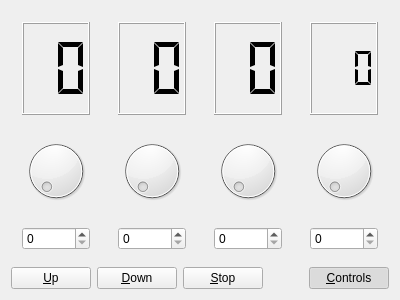
<?xml version="1.0" encoding="UTF-8"?>
<ui version="4.0">
 <class>Dialog</class>
 <widget class="QMainWindow" name="Dialog">
  <property name="geometry">
   <rect>
    <x>0</x>
    <y>0</y>
    <width>400</width>
    <height>300</height>
   </rect>
  </property>
  <property name="contextMenuPolicy">
   <enum>Qt::PreventContextMenu</enum>
  </property>
  <property name="windowTitle">
   <string>Melno</string>
  </property>
  <property name="inputMethodHints">
   <set>Qt::ImhTime</set>
  </property>
  <widget class="QWidget" name="centralWidget">
   <layout class="QVBoxLayout" name="verticalLayout">
    <item>
     <layout class="QHBoxLayout" name="horizontalLayout">
      <item>
       <widget class="QWidget" name="verticalWidget_0" native="true">
        <property name="sizePolicy">
         <sizepolicy hsizetype="Preferred" vsizetype="Expanding">
          <horstretch>0</horstretch>
          <verstretch>0</verstretch>
         </sizepolicy>
        </property>
        <layout class="QVBoxLayout" name="verticalLayout_2">
         <item>
          <widget class="QLCDNumber" name="lcdNumber_0">
           <property name="frameShape">
            <enum>QFrame::Box</enum>
           </property>
           <property name="frameShadow">
            <enum>QFrame::Raised</enum>
           </property>
           <property name="smallDecimalPoint">
            <bool>false</bool>
           </property>
           <property name="digitCount">
            <number>2</number>
           </property>
           <property name="segmentStyle">
            <enum>QLCDNumber::Flat</enum>
           </property>
          </widget>
         </item>
         <item>
          <widget class="QDial" name="dial_0">
           <property name="maximum">
            <number>99</number>
           </property>
           <property name="invertedAppearance">
            <bool>false</bool>
           </property>
           <property name="invertedControls">
            <bool>false</bool>
           </property>
          </widget>
         </item>
         <item>
          <widget class="QSpinBox" name="spinBox_0">
           <property name="maximum">
            <number>99</number>
           </property>
          </widget>
         </item>
        </layout>
       </widget>
      </item>
      <item>
       <widget class="QWidget" name="verticalWidget_1" native="true">
        <property name="sizePolicy">
         <sizepolicy hsizetype="Preferred" vsizetype="Expanding">
          <horstretch>0</horstretch>
          <verstretch>0</verstretch>
         </sizepolicy>
        </property>
        <layout class="QVBoxLayout" name="verticalLayout_0">
         <item>
          <widget class="QLCDNumber" name="lcdNumber_1">
           <property name="frameShape">
            <enum>QFrame::Box</enum>
           </property>
           <property name="frameShadow">
            <enum>QFrame::Raised</enum>
           </property>
           <property name="smallDecimalPoint">
            <bool>false</bool>
           </property>
           <property name="digitCount">
            <number>2</number>
           </property>
           <property name="segmentStyle">
            <enum>QLCDNumber::Flat</enum>
           </property>
          </widget>
         </item>
         <item>
          <widget class="QDial" name="dial_1">
           <property name="maximum">
            <number>59</number>
           </property>
           <property name="invertedAppearance">
            <bool>false</bool>
           </property>
           <property name="invertedControls">
            <bool>false</bool>
           </property>
          </widget>
         </item>
         <item>
          <widget class="QSpinBox" name="spinBox_1">
           <property name="maximum">
            <number>59</number>
           </property>
          </widget>
         </item>
        </layout>
       </widget>
      </item>
      <item>
       <widget class="QWidget" name="verticalWidget_2" native="true">
        <property name="sizePolicy">
         <sizepolicy hsizetype="Preferred" vsizetype="Expanding">
          <horstretch>0</horstretch>
          <verstretch>0</verstretch>
         </sizepolicy>
        </property>
        <layout class="QVBoxLayout" name="verticalLayout_1">
         <item>
          <widget class="QLCDNumber" name="lcdNumber_2">
           <property name="frameShape">
            <enum>QFrame::Box</enum>
           </property>
           <property name="frameShadow">
            <enum>QFrame::Raised</enum>
           </property>
           <property name="smallDecimalPoint">
            <bool>false</bool>
           </property>
           <property name="digitCount">
            <number>2</number>
           </property>
           <property name="segmentStyle">
            <enum>QLCDNumber::Flat</enum>
           </property>
          </widget>
         </item>
         <item>
          <widget class="QDial" name="dial_2">
           <property name="maximum">
            <number>59</number>
           </property>
           <property name="invertedAppearance">
            <bool>false</bool>
           </property>
           <property name="invertedControls">
            <bool>false</bool>
           </property>
          </widget>
         </item>
         <item>
          <widget class="QSpinBox" name="spinBox_2">
           <property name="maximum">
            <number>59</number>
           </property>
          </widget>
         </item>
        </layout>
       </widget>
      </item>
      <item>
       <widget class="QWidget" name="verticalWidget_3" native="true">
        <property name="sizePolicy">
         <sizepolicy hsizetype="Preferred" vsizetype="Expanding">
          <horstretch>0</horstretch>
          <verstretch>0</verstretch>
         </sizepolicy>
        </property>
        <layout class="QVBoxLayout" name="verticalLayout_3">
         <item>
          <widget class="QLCDNumber" name="lcdNumber_3">
           <property name="frameShape">
            <enum>QFrame::Box</enum>
           </property>
           <property name="frameShadow">
            <enum>QFrame::Raised</enum>
           </property>
           <property name="smallDecimalPoint">
            <bool>false</bool>
           </property>
           <property name="digitCount">
            <number>3</number>
           </property>
           <property name="segmentStyle">
            <enum>QLCDNumber::Flat</enum>
           </property>
          </widget>
         </item>
         <item>
          <widget class="QDial" name="dial_3">
           <property name="maximum">
            <number>999</number>
           </property>
           <property name="invertedAppearance">
            <bool>false</bool>
           </property>
           <property name="invertedControls">
            <bool>false</bool>
           </property>
          </widget>
         </item>
         <item>
          <widget class="QSpinBox" name="spinBox_3">
           <property name="maximum">
            <number>999</number>
           </property>
          </widget>
         </item>
        </layout>
       </widget>
      </item>
     </layout>
    </item>
    <item>
     <layout class="QHBoxLayout" name="horizontalLayout_2">
      <item alignment="Qt::AlignBottom">
       <widget class="QPushButton" name="btnUp">
        <property name="text">
         <string>&amp;Up</string>
        </property>
       </widget>
      </item>
      <item alignment="Qt::AlignBottom">
       <widget class="QPushButton" name="btnDown">
        <property name="text">
         <string>&amp;Down</string>
        </property>
       </widget>
      </item>
      <item alignment="Qt::AlignBottom">
       <widget class="QPushButton" name="btnStop">
        <property name="text">
         <string>&amp;Stop</string>
        </property>
       </widget>
      </item>
      <item>
       <spacer name="horizontalSpacer">
        <property name="orientation">
         <enum>Qt::Horizontal</enum>
        </property>
        <property name="sizeHint" stdset="0">
         <size>
          <width>40</width>
          <height>20</height>
         </size>
        </property>
       </spacer>
      </item>
      <item>
       <widget class="QPushButton" name="time_controls_check">
        <property name="text">
         <string>&amp;Controls</string>
        </property>
        <property name="checkable">
         <bool>true</bool>
        </property>
        <property name="checked">
         <bool>true</bool>
        </property>
       </widget>
      </item>
     </layout>
    </item>
   </layout>
  </widget>
 </widget>
 <layoutdefault spacing="6" margin="11"/>
 <resources/>
 <connections/>
</ui>
